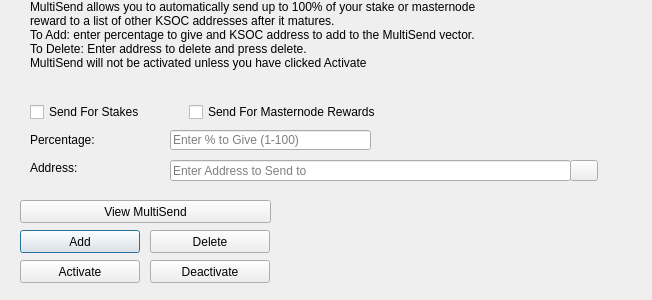
<?xml version="1.0" encoding="UTF-8"?>
<ui version="4.0">
 <class>MultiSendDialog</class>
 <widget class="QDialog" name="MultiSendDialog">
  <property name="windowModality">
   <enum>Qt::NonModal</enum>
  </property>
  <property name="geometry">
   <rect>
    <x>0</x>
    <y>0</y>
    <width>652</width>
    <height>300</height>
   </rect>
  </property>
  <property name="windowTitle">
   <string>MultiSend</string>
  </property>
  <widget class="QLineEdit" name="multiSendPercentEdit">
   <property name="geometry">
    <rect>
     <x>170</x>
     <y>130</y>
     <width>201</width>
     <height>20</height>
    </rect>
   </property>
   <property name="toolTip">
    <string>Enter whole numbers 1 - 100</string>
   </property>
   <property name="placeholderText">
    <string>Enter % to Give (1-100)</string>
   </property>
  </widget>
  <widget class="QLineEdit" name="multiSendAddressEdit">
   <property name="geometry">
    <rect>
     <x>170</x>
     <y>160</y>
     <width>401</width>
     <height>21</height>
    </rect>
   </property>
   <property name="toolTip">
    <string/>
   </property>
   <property name="placeholderText">
    <string>Enter Address to Send to</string>
   </property>
  </widget>
  <widget class="QLabel" name="label_2">
   <property name="geometry">
    <rect>
     <x>30</x>
     <y>0</y>
     <width>451</width>
     <height>121</height>
    </rect>
   </property>
   <property name="lineWidth">
    <number>1</number>
   </property>
   <property name="text">
    <string>MultiSend allows you to automatically send up to 100% of your stake or masternode reward to a list of other KSOC addresses after it matures.
To Add: enter percentage to give and KSOC address to add to the MultiSend vector.
To Delete: Enter address to delete and press delete.
MultiSend will not be activated unless you have clicked Activate</string>
   </property>
   <property name="alignment">
    <set>Qt::AlignLeading|Qt::AlignLeft|Qt::AlignTop</set>
   </property>
   <property name="wordWrap">
    <bool>true</bool>
   </property>
  </widget>
  <widget class="QLabel" name="message">
   <property name="geometry">
    <rect>
     <x>290</x>
     <y>200</y>
     <width>351</width>
     <height>91</height>
    </rect>
   </property>
   <property name="text">
    <string/>
   </property>
  </widget>
  <widget class="QPushButton" name="addButton">
   <property name="geometry">
    <rect>
     <x>20</x>
     <y>230</y>
     <width>120</width>
     <height>23</height>
    </rect>
   </property>
   <property name="toolTip">
    <string/>
   </property>
   <property name="statusTip">
    <string>Add to MultiSend Vector</string>
   </property>
   <property name="text">
    <string>Add</string>
   </property>
  </widget>
  <widget class="QPushButton" name="disableButton">
   <property name="geometry">
    <rect>
     <x>150</x>
     <y>260</y>
     <width>120</width>
     <height>23</height>
    </rect>
   </property>
   <property name="statusTip">
    <string>Deactivate MultiSend</string>
   </property>
   <property name="text">
    <string>Deactivate</string>
   </property>
  </widget>
  <widget class="QPushButton" name="addressBookButton">
   <property name="geometry">
    <rect>
     <x>570</x>
     <y>160</y>
     <width>28</width>
     <height>21</height>
    </rect>
   </property>
   <property name="toolTip">
    <string>Choose an address from the address book</string>
   </property>
   <property name="text">
    <string/>
   </property>
   <property name="icon">
    <iconset resource="../ksoc.qrc">
     <normaloff>:/icons/address-book</normaloff>:/icons/address-book</iconset>
   </property>
   <property name="shortcut">
    <string>Alt+A</string>
   </property>
   <property name="autoDefault">
    <bool>false</bool>
   </property>
  </widget>
  <widget class="QLabel" name="label">
   <property name="geometry">
    <rect>
     <x>30</x>
     <y>130</y>
     <width>121</width>
     <height>20</height>
    </rect>
   </property>
   <property name="toolTip">
    <string>Percentage of stake to send</string>
   </property>
   <property name="text">
    <string>Percentage:</string>
   </property>
  </widget>
  <widget class="QLabel" name="label_5">
   <property name="geometry">
    <rect>
     <x>30</x>
     <y>160</y>
     <width>111</width>
     <height>16</height>
    </rect>
   </property>
   <property name="toolTip">
    <string>Address to send portion of stake to</string>
   </property>
   <property name="text">
    <string>Address:</string>
   </property>
  </widget>
  <widget class="QPushButton" name="deleteButton">
   <property name="geometry">
    <rect>
     <x>150</x>
     <y>230</y>
     <width>120</width>
     <height>23</height>
    </rect>
   </property>
   <property name="toolTip">
    <string/>
   </property>
   <property name="statusTip">
    <string>Delete Address From MultiSend Vector</string>
   </property>
   <property name="text">
    <string>Delete</string>
   </property>
  </widget>
  <widget class="QPushButton" name="activateButton">
   <property name="geometry">
    <rect>
     <x>20</x>
     <y>260</y>
     <width>120</width>
     <height>23</height>
    </rect>
   </property>
   <property name="statusTip">
    <string>Activate MultiSend</string>
   </property>
   <property name="text">
    <string>Activate</string>
   </property>
  </widget>
  <widget class="QPushButton" name="viewButton">
   <property name="geometry">
    <rect>
     <x>20</x>
     <y>200</y>
     <width>251</width>
     <height>23</height>
    </rect>
   </property>
   <property name="toolTip">
    <string/>
   </property>
   <property name="statusTip">
    <string>View MultiSend Vector</string>
   </property>
   <property name="text">
    <string>View MultiSend</string>
   </property>
  </widget>
  <widget class="QWidget" name="horizontalLayoutWidget">
   <property name="geometry">
    <rect>
     <x>30</x>
     <y>100</y>
     <width>351</width>
     <height>24</height>
    </rect>
   </property>
   <layout class="QHBoxLayout" name="horizontalLayout">
    <item>
     <widget class="QCheckBox" name="multiSendStakeCheckBox">
      <property name="text">
       <string>Send For Stakes</string>
      </property>
     </widget>
    </item>
    <item>
     <widget class="QCheckBox" name="multiSendMasternodeCheckBox">
      <property name="text">
       <string>Send For Masternode Rewards</string>
      </property>
     </widget>
    </item>
   </layout>
  </widget>
 </widget>
 <resources>
  <include location="../ksoc.qrc"/>
 </resources>
 <connections/>
</ui>
